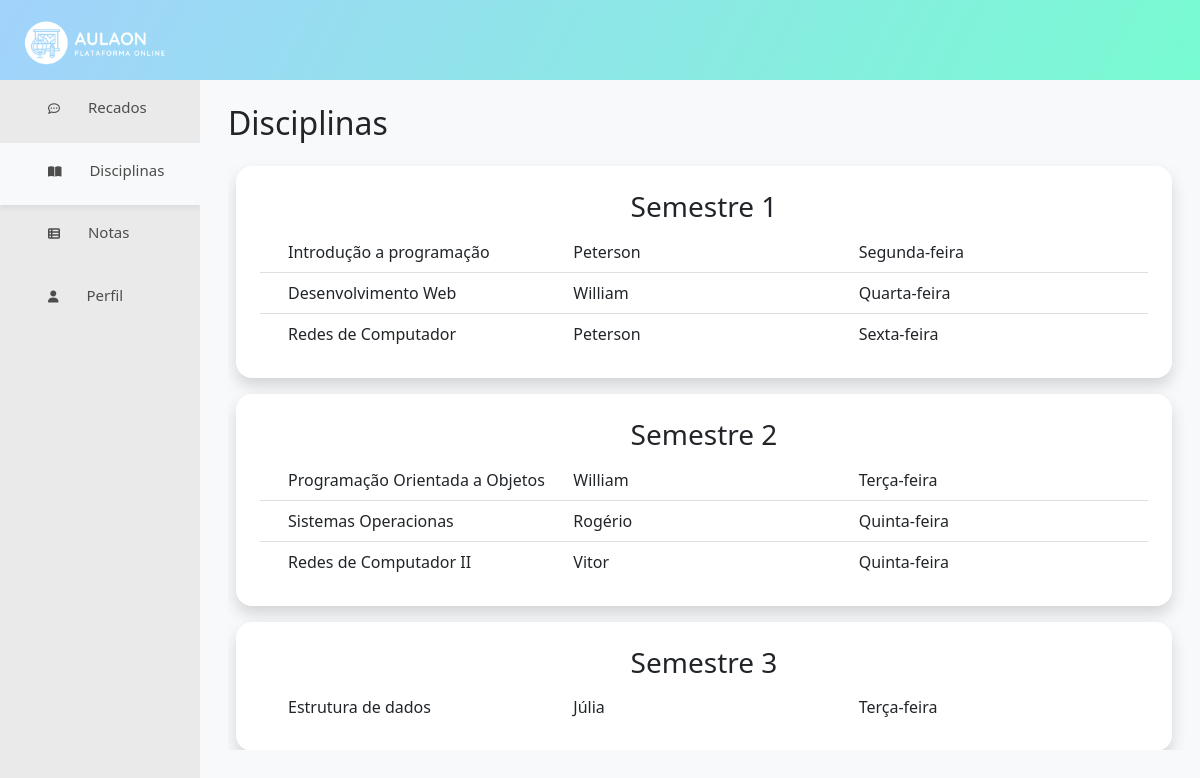
The page /disciplinas (signed in) on the database its author committed.
### flask_app.py (models this page shows)
class Disciplina(db.Model):
    id = db.Column(db.Integer, primary_key=True)
    nome = db.Column(db.String(255))
    professor = db.Column(db.String(255))
    dia_aula = db.Column(db.Integer)
    semestre = db.Column(db.Integer)
    n_aulas = db.Column(db.Integer)
    presencas = db.relationship('Presenca', backref="disciplina", lazy=True)
    notas = db.relationship('Nota', backref="disciplina", lazy=True)

### flask_app.py (the view)
@app.route("/disciplinas", methods=["GET", "POST"])
def disciplinas():
    if not current_user.is_authenticated:
        return redirect(url_for('login'))
    curso = Curso.query.filter_by(id=current_user.id_curso).first()
    print(curso.disciplinas)
    disciplinas = curso.disciplinas
    disciplinas.sort(key=sort_disciplina)
    final = disciplinas[-1].semestre
    semana = ["Domingo", "Segunda-feira", "Terça-feira", "Quarta-feira", "Quinta-feira", "Sexta-feira", "Sábado"]
    print(disciplinas)
    return render_template("disciplinaspage.html", disciplinas=curso.disciplinas, semestre_final=final, semana=semana)

### flask_app.py (called while the page is built)
def sort_disciplina(item):
    print(item.semestre)
    return item.semestre

@login_manager.user_loader
def load_user(user_email):
    return Aluno.query.filter_by(email=user_email).first()

### templates/disciplinaspage.html (shortened to what this page needs)
<!DOCTYPE html>
<html lang="pt-br">
<head>
    <link href="https://cdn.jsdelivr.net/npm/bootstrap@5.0.2/dist/css/bootstrap.min.css" rel="stylesheet">
    <link rel="stylesheet" type="text/css" href="{{ url_for('static', filename='style.css') }}" media="screen" />
</head>
<body class="vh-100">
<div class="bg-degrade p-3 d-flex flex-row" style="height: 10%;">
    <img src="{{ url_for('static', filename='_img/logo_white2.png') }}" height=55>
</div>
<div class="row m-0"  style="height: 90%;">
    <div class="col-2 bg-light-2 p-0">
        <div class="drawer-item">
            <a class="drawer-item-text" href="{{ url_for('main') }}">
                <div class="pt-3 pb-2">
                <p class="ms-5"><i class="me-4 fa-regular fa-comment-dots"></i> Recados</p>
                </div>
            </a>
        </div>
        <div class="drawer-item selected-item">
            <a class="drawer-item-text">
                <div class="pt-3 pb-2">
                <p class="ms-5"><i class="me-4 fa-solid fa-book-open"></i> Disciplinas </p>
                </div>
            </a>
        </div>
        <div class="drawer-item">
            <a class="drawer-item-text" href="{{ url_for('notas') }}">
                <div class="pt-3 pb-2">
                <p class="ms-5"><i class="me-4 fa-solid fa-table-list"></i> Notas </p>
                </div>
            </a>
        </div>
        <div class="drawer-item">
            <a class="drawer-item-text" href="{{ url_for('perfil') }}">
                <div class="pt-3 pb-2">
                <p class="ms-5"><i class="me-4 fa-solid fa-user"></i> Perfil </p>
                </div>
            </a>
        </div>
    </div>
    <div class="col bg-light">
        <div class="ms-3 mt-4">
            <h2> Disciplinas </h2>
            <div class="mt-2 pe-2 recados-content">
                <div class=" row g-3 p-3">
                    {% for n_semestre in range(semestre_final) %}
                    <div class="rounded-5 bg-body p-4 shadow text-center">
                        <h3>Semestre {{ n_semestre+1}}</h3>
                        <ul class="list-group list-group-flush text-start">
                            {% for materia in disciplinas %}
                            {% if materia.semestre == n_semestre+1 %}
                            <li class="list-group-item">
                                <div class="row m-0">
                                    <div class="col"><p class="m-0">{{ materia.nome }}</p></div>
                                    <div class="col"><p class="m-0">{{ materia.professor }}</p></div>
                                    <div class="col"><p class="m-0">{{ semana[materia.dia_aula-1] }}</p></div>
                                </div>
                            </li>
                            {% endif %}
                            {% endfor %}
                        </ul>
                    </div>
                    {% endfor %}
                </div>
            </div>
    </div>
</div>
</body>
</html>

### static/style.css (style rules this page uses)
.bg-degrade { background: linear-gradient(117.69deg, rgba(3, 101, 154, 0.35) -8.94%, rgba(0, 117, 255, 0.35) -8.93%, rgba(18, 255, 170, 0.59) 110.7%); }
.bg-light-2 { background-color: #EAEAEA; }
.rounded-5 { border-radius: 1rem; }
.selected-item { background-color: #f8f9fa; box-shadow: 0px 4px 4px rgba(0, 0, 0, 0.05); }
.drawer-item { transition: 0.2s; }
.drawer-item a { color: #4d4d4d; }
.drawer-item-text { text-decoration: none; font-style: normal; font-weight: 400; font-size: 1.25vw; }
.drawer-item-text i { font-size: 1vw; }
.recados-content { height: 75vh; overflow-y: scroll; }

### rows shown on the page
Disciplina: nome "Introdução a programação", professor "Peterson", dia_aula "Segunda-feira"
Disciplina: nome "Desenvolvimento Web", professor "William", dia_aula "Quarta-feira"
Disciplina: nome "Redes de Computador", professor "Peterson", dia_aula "Sexta-feira"
Disciplina: nome "Programação Orientada a Objetos", professor "William", dia_aula "Terça-feira"
Disciplina: nome "Sistemas Operacionas", professor "Rogério", dia_aula "Quinta-feira"
Disciplina: nome "Redes de Computador II", professor "Vitor", dia_aula "Quinta-feira"
Disciplina: nome "Estrutura de dados", professor "Júlia", dia_aula "Terça-feira"

### other values the page prints
{{ n_semestre+1 }} "1" "2" "3"
